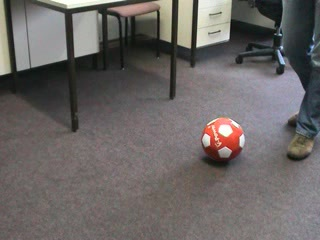
#> input picture data/00000008.jpg, 320 x 240 px; its folder holds only this picture in this run
$ python main.py   (older library calls are emulated)
#> lines starting #> are read from the running program, lines starting #| are printed output that depends on the picture


import cv2
import numpy as np
import math
import sys
import matplotlib.pyplot as plt
import collections
import glob
points=[]

# [52 lines left out: functions MS, MA, calculate, getHOG, not called in this run]


Selected=True

# [11 lines left out: function mouseCallback, not called in this run]

#init
datas=glob.glob("data/*.jpg")
img=cv2.imread(datas[0],0)
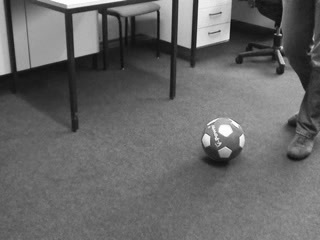
#> img: shape (240, 320); min 11, max 255, mean 103.4
colored=cv2.imread(datas[0],1)
#> colored is the input picture: shape (240, 320, 3); mean B, G, R 100.7, 102.2, 106.8
dim=(80,60)
cv2.namedWindow('image')
cv2.setMouseCallback('image',mouseCallback)
while(Selected):
    cv2.imshow('image',colored)
    cv2.waitKey(1000)
ratio=30
prevX=-1
prevY=-1
angles = []


debutX=int(points[0][0]/4)
debutY=int(points[0][1]/4)
finX=int(points[1][0]/4)
finY=int(points[1][1]/4)


#espace de recherche
initk=k=10


if(debutX>finX):
    debutX,finX=finX,debutX
if(debutY>finY):
    debutY,finY=finY,debutY
img=cv2.resize(img, dim, interpolation = cv2.INTER_AREA)

img=img[debutY-k:finY+k,debutX-k:finX+k]

I=np.array(img)
c=1


h,w = np.shape(I)


IConv=np.zeros((np.shape(I)[0],np.shape(I)[1]),np.double)
once = True

I =cv2.GaussianBlur(I,(3,3),0)
gx = cv2.Sobel(I, cv2.CV_32F, 1, 0, ksize=1)
gy = cv2.Sobel(I, cv2.CV_32F, 0, 1, ksize=1)

mag, IConv = cv2.cartToPolar(gx, gy, angleInDegrees=True)

IConv/=45

histogram={}
HOGS1=[]
HOGS2=[]

#IConv=IConv[k:h-k,k:w-k]
#Ic=IConv
h,w = np.shape(IConv)
h1,w1=h-2*k,w-2*k
lowJ=lowI=0
highI=h-1
highJ=w-1
for i in range(k,h-k):
    for j in range (k,w-k):
        HOGS1.append(getHOG(i,j))

image=0
images=[]
colored=[]
print("Loading images...")
for path in datas:
    images.append(cv2.imread(path,0))
    images[-1]=cv2.GaussianBlur( images[-1],(3,3),0)
    images[-1]=cv2.resize( images[-1], dim, interpolation = cv2.INTER_AREA)
    colored.append(cv2.imread(path))

    image+=1
image=0
prevposx=prevposy=0
while(image<len(datas)):
    prevh=h1
    prevw=w1
    i=0
    j=0

    hei,wid=np.shape(images[image])

    if(debutY-k<0):
        debutY+=k
    if(debutX-k<0):
      debutX+=k
    img=images[image][debutY-k:debutY+prevh+k,debutX-k:debutX+prevw+k]


    if(not img.any()):
        print("error loading")
        continue
    I=np.array(img)
    h,w = np.shape(I)
    IVal=[]
    matchI=-1
    matchJ=-1
    excep=False
    l=-k
    I =cv2.GaussianBlur(I,(3,3),0)

    gx = cv2.Sobel(I, cv2.CV_32F, 1, 0, ksize=1)
    gy = cv2.Sobel(I, cv2.CV_32F, 0, 1, ksize=1)
    mag, IConv = cv2.cartToPolar(gx, gy, angleInDegrees=True)

    IConv/=45
    temp={}
    Histos=[]
    count=0
    hack=0
    lowI=0
    lowJ=0
    highJ=w-1
    highI=h-1
    for i in range(0,h):
        temp=[]
        for j in range (0,w):
            lowI=0
            lowJ=0
            highJ=w-1
            highI=h-1
            temp.append(getHOG(i,j))

        IVal.append(temp.copy())


    minim=9999
    while(l<=k):
        m=-k
        while(m<=k):
            sums=0
            ff=0
            try:
                for i in range(l+k,k+prevh+l):
                    for j in range (m+k,k+m+prevw):
                        sums+=MA((IVal[i][j]),HOGS1[ff])
                        ff+=1
            except Exception as e:
                m+=1
                excep=True

                continue

            a=sums**0.5

            if(minim>a):
                minim=a
                matchI=l
                matchJ=m
            HOGS2.clear()
            m+=2
        l+=2
    l=matchI
    m=matchJ
    if excep:
        #regler l'exception en centrant la recherche au milieu de l'limage
        debutY=20
        debutX=25
        excep=False


    cv2.rectangle(colored[image],(4*(m+debutX),4*(l+debutY)),(4*(m+debutX+prevw),4*(l+debutY+prevh)), (0,255,0), lineType=cv2.LINE_AA)


    cv2.imshow("",colored[image])
    if cv2.waitKey(1) & 0xFF == ord('q'):
        break


    debutY+=l
    debutX+=m
    image+=1

$ run again, on data/00000033.jpg
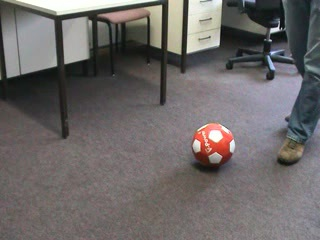
#> input picture data/00000033.jpg, 320 x 240 px
#> `img=cv2.imread(datas[0],0)`:
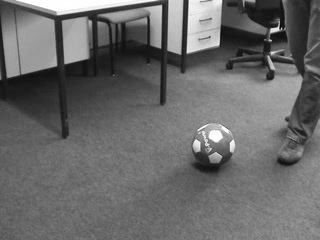
#> img: shape (240, 320); min 2, max 255, mean 105.7
#> colored is the input picture: shape (240, 320, 3); mean B, G, R 103.7, 104.5, 108.7

$ run again, on data/00000037.jpg
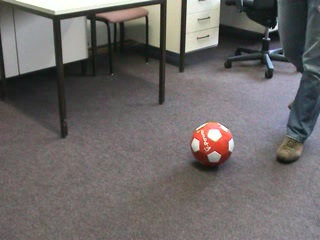
#> input picture data/00000037.jpg, 320 x 240 px
#> `img=cv2.imread(datas[0],0)`:
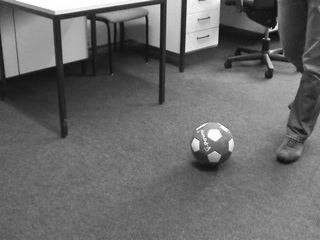
#> img: shape (240, 320); min 6, max 255, mean 105.6
#> colored is the input picture: shape (240, 320, 3); mean B, G, R 103.5, 104.4, 108.7
